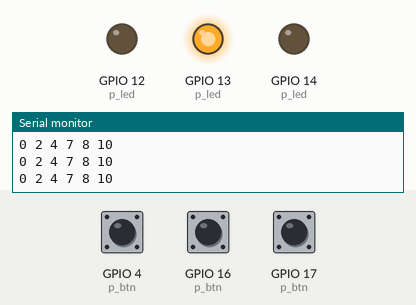
A sketch run on a simulated ESP32. On the bench: output pins drawn as LEDs (lit = HIGH), the last lines printed to the serial monitor. Dashed ring = blinking. The test bench sets the inputs (shaded band); at power-on: GPIO 4 (p_btn) HIGH, GPIO 17 (p_btn) HIGH, GPIO 16 (p_btn) HIGH.

Above: at 1.8 s.
1.9 s: GPIO 4 (p_btn) pulled LOW for 3.2 s
At 5.4 s:
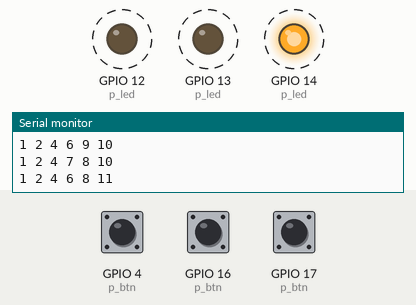
6.6 s: GPIO 17 (p_btn) pulled LOW for 3.2 s
At 10.1 s:
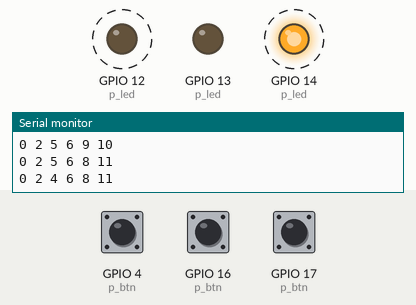
11.3 s: GPIO 17 (p_btn) pulled LOW for 0.6 s
At 12.9 s:
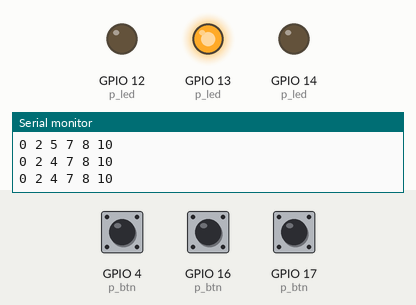
13.4 s: GPIO 17 (p_btn) pulled LOW for 1 s
At 13.9 s:
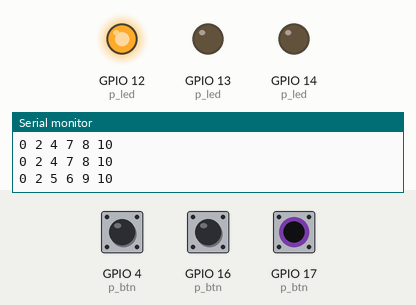
Timing chart, 0 to 16.4 s (numbered marks = the images above; inputs shaded):
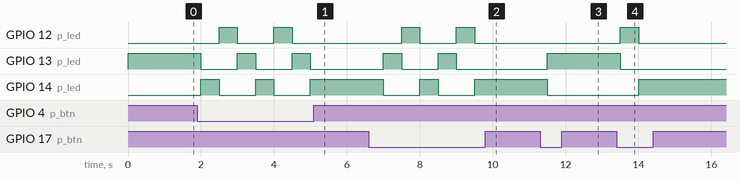

The sketch:

M1-05-ShiftLED.ino
```cpp
/* Program : Running LED
 * Contoh running LED memakai data byte
 * dan penggunaan operator bitwise
 * (c) Eko M. Budi, 2022
 */

#define BAUD 500000

// Pin Standar kit ESCOPE 2020 ESP32
#define DO0 13
#define DO1 12
#define DO2 14
#define DO3 27
#define DO4 33

#define DI0 32
#define DI1 35
#define DI2 34
#define DI3 39
#define DI4 36

#define LED0 5
#define BT0 4
#define BT1 16
#define BT2 17

// data
// menggunakan bitwise untuk permudah I/O
#define N_LED 3
byte d_in;
byte d_out=1;

// definisi pin, taruh di array
int p_btn[N_LED] = {BT0, BT1, BT2};
int p_led[N_LED] = {DO0, DO1, DO2};

// Fungsi untuk plot data ke serial plotter
void plotData() {
  Serial.print((d_in & 1));
  Serial.print(' ');
  Serial.print((d_in>>1 & 1) + 2);
  Serial.print(' ');
  Serial.print((d_in>>2 & 1) + 4);
  Serial.print(' ');
  Serial.print((d_out & 1) + 6);
  Serial.print(' ');
  Serial.print((d_out>>1 & 1) + 8);
  Serial.print(' ');
  Serial.print((d_out>>2 & 1) + 10);
  Serial.println();
}

// putar bit ke kanan
void rotateRight() {
  bool temp=d_out & 1;
  d_out = d_out >> 1;
  d_out = d_out | (temp << N_LED-1);
}

// putar bit ke kiri
void rotateLeft() {
  bool temp=d_out&(1<<N_LED-1);
  d_out=d_out<<1;
  d_out=d_out|(temp);
}

// Definisi pin rangkaian 4 LED
void setup() {
  Serial.begin(BAUD);
  Serial.println("\nBasic DIO");

  // Siapkan mode I/O
  for (int i=0; i<N_LED; i++) {
    pinMode(p_led[i], OUTPUT);
    pinMode(p_btn[i], INPUT_PULLUP);
  }

  // Header Plot
  Serial.println("dIn d0 d1 d2");
}


void loop() {
  // baca semua input, masukkan ke byte d_in
  for(int i=0; i<N_LED; i++) {
    byte d=!digitalRead(p_btn[i]);
    d_in = d_in & ~(1<<i) | (d<<i);
  }

  // prosess data, geser kiri/kanan
  // sesuai penekanan tombol
  if (d_in & 0B001) {
    rotateRight();
  }
  else if (d_in & 0B100) {
    rotateLeft();
  }

  // tulis semua output
  for(int i=0; i<N_LED; i++) {
    digitalWrite(p_led[i], (d_out>>i) & 1);
  }

  plotData();
  delay(500);
}
```

Measured:
- after the input at 1.9 s, GPIO 12 (p_led): alternates HIGH for 0.50 s and LOW for 1.0 s, 4 changes in all, then stays LOW, starting after 0.60 s; GPIO 13 (p_led), GPIO 14 (p_led): alternates HIGH for 0.50 s and LOW for 1.0 s, starting after 0.10 s
- after the input at 6.6 s, GPIO 12 (p_led): alternates HIGH for 0.50 s and LOW for 1.0 s, starting after 0.90 s; GPIO 13 (p_led): alternates HIGH for 0.50 s and LOW for 1.0 s, 4 changes in all, then stays LOW, starting after 0.40 s; GPIO 14 (p_led): alternates HIGH for 0.50 s and LOW for 1.0 s, starting after 0.40 s
- after the input at 11.3 s, GPIO 13 (p_led): LOW → HIGH after 0.20 s; GPIO 14 (p_led): HIGH → LOW after 0.20 s
- after the input at 13.4 s, GPIO 12 (p_led): LOW → HIGH after 0.10 s, → LOW 0.50 s later; GPIO 13 (p_led): HIGH → LOW after 0.10 s; GPIO 14 (p_led): LOW → HIGH after 0.60 s
